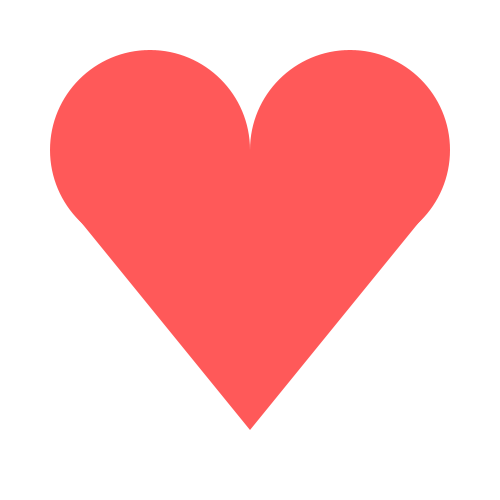
Frame 1 (no input)
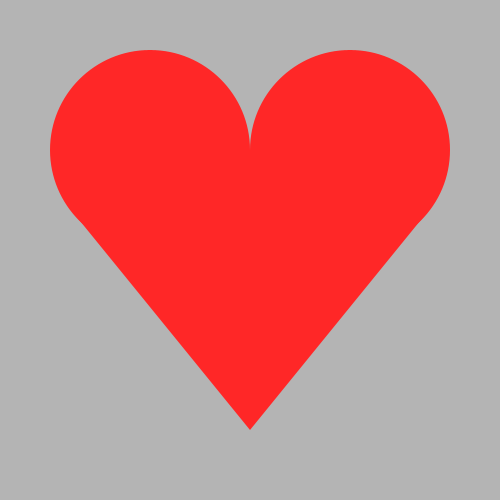
Frame 60 (the mouse pressed at the canvas centre just before this capture)
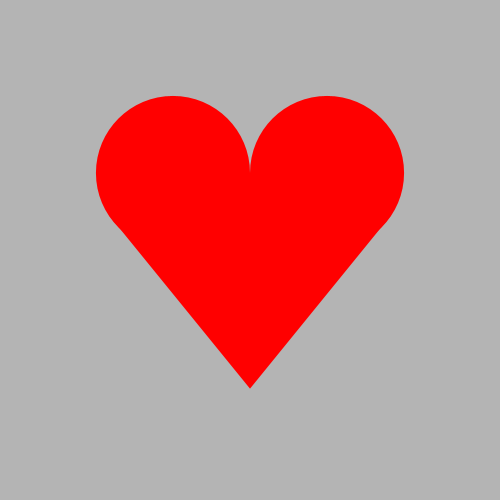
Frame 120 (the mouse held since frame 60 and released just before this capture)

The Processing sketch that drew these frames (run headless with seeded random() and noise(); from frame 60 on, the mouse is pressed at the canvas centre):

// Processing sketch: processing_172728
// ── processing_172728.pde

float counter = 0;

void setup()
{
  size(500,500);
}

void draw()
{
  println(mouseX);
  if (mouseX<250)
  {
   background(255);
  
  colorMode(HSB,360,100,100);
  
  float counter_mouse = map(mouseX,0,width/2,0.01,0.2);
  float farbe = map(sin(counter),-1,1,30,100);
  
  fill(360,farbe,100);
  noStroke();

  pushMatrix();
  translate(150, 150);
  ellipse(0, 0, 200, 200);
  //arc(0,0,200,200,PI,2*PI,OPEN);

  translate(200, 0);
  ellipse(0, 0, 200, 200);
   //arc(0,0,200,200,PI,2*PI,OPEN);
  popMatrix();

  translate(width/2, height/2);
  rectMode(CENTER);
  rect(0,0,50,200);
  triangle(-183, -45, 0, 180, 183, -45);
  
  counter += counter_mouse;
  }
  else
  {

  background(255);

  colorMode(HSB, 360, 100, 100);

  float counter_mouse = map(mouseX, 0, width, 0.01, 0.2);
  float zoom = map(sin(counter), -1, 1, 0.1, 1.0);
  //float groesseA = map(sin(counter),-1,1,130,200);
  //float groesseT = map(sin(counter),-1,1,95,200);
  //float groesseTS = map(sin(counter),-1,1,30,200);

  fill(360, 100, 100);
  noStroke();
  translate(width/2, height/2);
  scale(zoom);

  pushMatrix();
  ellipse(-100, -100, 200, 200);
  //arc(groesseA, 0, groesseA, groesseA,PI,2*PI,OPEN);

  ellipse(100, -100, 200, 200);
  //arc(-groesseA,0,groesseA, groesseA,PI,2*PI,OPEN);

  //triangle(-groesseT, -100, 0, groesseTS, groesseT, -100);
  rectMode(CENTER);
  rect(0, 0, 50, 200);
  triangle(-183, -45, 0, 180, 183, -45);
  popMatrix();

  counter += counter_mouse;
  }
}
